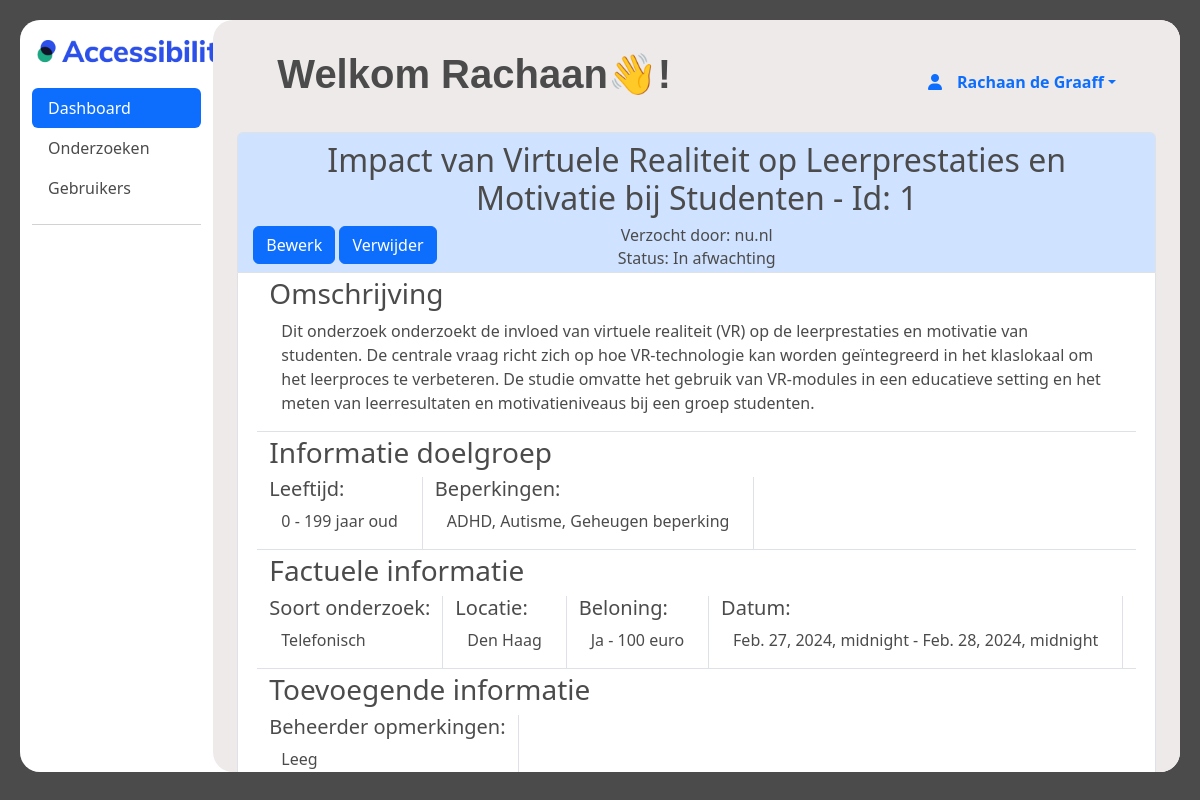
/beheerder/dashboard/research/1 (signed in), run on an earlier commit of the app's database.
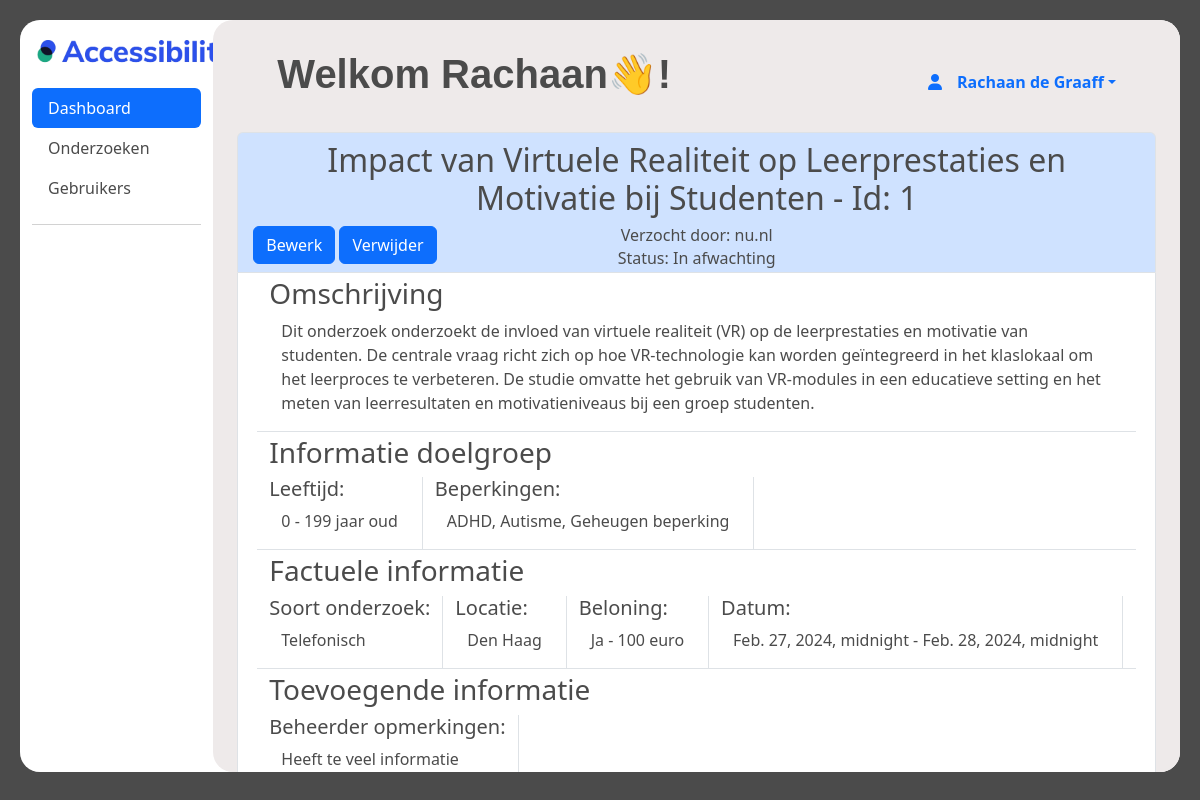
And on a later commit of the database.
### main/models.py (models this page shows)
class Onderzoeken(models.Model):
    onderzoeks_id = models.AutoField(primary_key=True)
    organisatie = models.ForeignKey("Organisaties", models.DO_NOTHING)
    status = models.IntegerField(default=1)
    titel = models.TextField()
    omschrijving = models.TextField()
    datum_vanaf = models.DateTimeField()
    datum_tot = models.DateTimeField()
    soort_onderzoek = models.IntegerField()
    locatie = models.TextField(blank=True, null=True)
    met_beloning = models.IntegerField()
    beloning = models.TextField(blank=True, null=True)
    doelgroep_leeftijd_van = models.IntegerField()
    doelgroep_leeftijd_tot = models.IntegerField()
    contact_opgenomen = models.IntegerField(default=0)
    opmerkingen_beheerder = models.TextField(blank=True, null=True)
    type_onderzoek = models.ForeignKey(
        "TypeOnderzoek", models.DO_NOTHING, db_column="type_onderzoek"
    )
    class Meta:
        managed = False
        db_table = "Onderzoeken"

class Organisaties(models.Model):
    organisatie_id = models.AutoField(primary_key=True, blank=True)
    naam = models.TextField(blank=True, null=True)
    kvk = models.TextField(
        db_column="KVK", blank=True, null=True
    )  # Field name made lowercase.
    website = models.TextField(blank=True, null=True)
    beschrijving = models.TextField(blank=True, null=True)
    contact_persoon = models.TextField(blank=True, null=True)
    email = models.TextField(blank=True, null=True)
    telefoonnummer = models.IntegerField(blank=True, null=True)
    api_key = models.TextField(blank=True, null=True)
    status = models.TextField(blank=True, null=True)
    type = models.TextField(blank=True, null=True)
    class Meta:
        managed = False
        db_table = "Organisaties"

### beheerder/views.py (the view)
# urls.py: path("dashboard/research/<int:pk>", views.research_item, name="research_items"),
@staff_member_required
def research_item(request, pk):
    research_item_data = Onderzoeken.objects.select_related(
        "organisatie"
        ).get(pk=pk)
    limitation_ids = BeperkingenOnderzoeken.objects.filter(
        onderzoeks_id=research_item_data.onderzoeks_id
        ).values_list('beperking_id', flat=True)
    limitations = Beperkingen.objects.filter(id__in=limitation_ids)
    context = {
        "data": research_item_data,
        'limitations': limitations,
    }
    return render(
        request,
        "beheerder/dashboard/dashboard_research_item.html",
        context
        )

### templates/beheerder/dashboard/dashboard_research_item.html (shortened to what the changed rows need)
{% extends "beheerder/inner_base.html" %}
{% block inner_content %}
<br>
<div class="container rounded-top border border-bottom-0 bg-primary-subtle text-center">
    <div class="col text-center position-relative">
        <H2 class="pt-2">
            {{ data.titel }} - Id: {{ data.onderzoeks_id}}
        </H2>
        <div class="position-absolute buttons">
            <button type="button" class="btn btn-primary" onclick="location.href='{{ data.onderzoeks_id }}/edit';">Bewerk</button>
            <a href="{% url 'verwijder_onderzoek' data.onderzoeks_id %}" class="btn btn-primary">Verwijder</a>
        </div>
        <H2 class="mb-1 h6">Verzocht door: {{ data.organisatie.naam }}</H2>
        <H2 class="m-0 pb-1 h6">
            {% if data.status == 1 %}
            Status: In afwachting
            {% elif data.status == 2 %}
            Status: Goedgekeurd
            {% elif data.status == 3 %}
            Status: Afgekeurd
            {% elif data.status == 4 %}
            Status: Gesloten
            {% elif data.status == 5 %}
            Status: Verwijderd
            {% endif %}
        </H2>
    </div>
</div>
<div class="container border rounded-bottom bg-body text-start" style="min-height: 25rem;">
    <div class="row m-1 border-bottom">
        <div class="col-md-auto">
            <H2 class="h3">Omschrijving</H2>
            <div class="container-fluid">
                <p class="text-start p-0">{{ data.omschrijving }}</p>
            </div>
        </div>
    </div>
    <div class="row m-1 border-bottom">
        <H2 class="h3">Informatie doelgroep</H2>
        <div class="col-md-auto border-end">
            <div class="container-fluid">
                <p>
                    {{ data.doelgroep_leeftijd_van }} - {{ data.doelgroep_leeftijd_tot }} jaar oud
                </p>
            </div>
        </div>
    </div>
    <div class="row m-1 border-bottom">
        <H2 class="h3">Factuele informatie</H2>
        <div class="col-md-auto border-end">
            <div class="container-fluid">
                <p>{{ data.locatie }}</p>
            </div>
        </div>
        <div class="col-md-auto border-end">
            <div class="container-fluid">
                <p>
                    {% if data.met_beloning == 0 %}
                    Nee
                    {% elif data.met_beloning == 1 %}
                    Ja - {{ data.beloning }}
                    {% endif %}
                </p>
            </div>
        </div>
        <div class="col-md-auto border-end">
            <div class="container-fluid">
                <p>{{ data.datum_vanaf }} - {{ data.datum_tot }}</p>
            </div>
        </div>
    </div>
    <div class="row m-1 border-bottom">
        <H2 class="h3">Toevoegende informatie</H2>
        <div class="col-md-auto border-end">
            <div class="container-fluid">
                <p>
                    {% if data.opmerkingen_beheerder == NULL %}
                        Leeg
                    {% else %}
                        {{ data.opmerkingen_beheerder }}
                    {% endif %}
                </p>
            </div>
        </div>
    </div>
</div>
{% endblock %}

What changed in the data, as far as the page shows it:
changed Onderzoeken "Impact van Virtuele Realiteit op Leerprestaties en Motivatie bij Studenten": opmerkingen_beheerder (not shown) → "Heeft te veel informatie"
Also different on the page:
text no longer shown: "Leeg"
